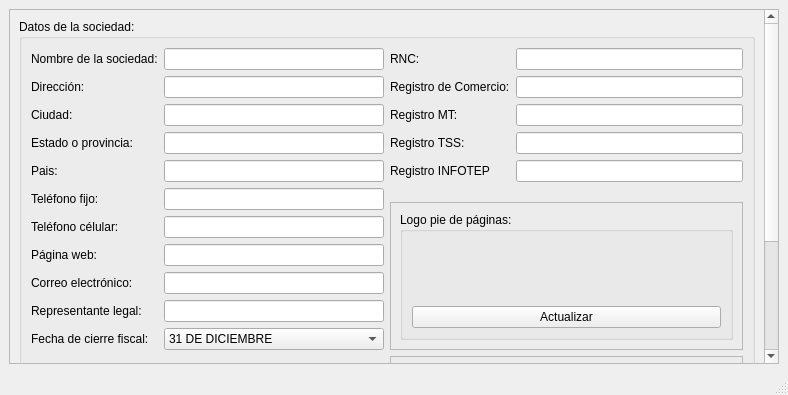
<?xml version="1.0" encoding="UTF-8"?>
<ui version="4.0">
 <class>MainWindow</class>
 <widget class="QMainWindow" name="MainWindow">
  <property name="geometry">
   <rect>
    <x>0</x>
    <y>0</y>
    <width>788</width>
    <height>395</height>
   </rect>
  </property>
  <property name="windowTitle">
   <string>Datos de la sociedad</string>
  </property>
  <widget class="QWidget" name="centralwidget">
   <layout class="QHBoxLayout" name="horizontalLayout">
    <item>
     <widget class="QScrollArea" name="scrollArea">
      <property name="widgetResizable">
       <bool>true</bool>
      </property>
      <widget class="QWidget" name="scrollAreaWidgetContents">
       <property name="geometry">
        <rect>
         <x>0</x>
         <y>0</y>
         <width>761</width>
         <height>405</height>
        </rect>
       </property>
       <layout class="QVBoxLayout" name="verticalLayout_3">
        <item>
         <widget class="QGroupBox" name="groupBox_2">
          <property name="title">
           <string>Datos de la sociedad:</string>
          </property>
          <layout class="QGridLayout" name="gridLayout">
           <item row="0" column="0" rowspan="2">
            <layout class="QFormLayout" name="formLayout">
             <item row="0" column="0">
              <widget class="QLabel" name="label">
               <property name="text">
                <string>Nombre de la sociedad:</string>
               </property>
              </widget>
             </item>
             <item row="0" column="1">
              <widget class="QLineEdit" name="nombre">
               <property name="toolTip">
                <string>&lt;html&gt;&lt;head/&gt;&lt;body&gt;&lt;p&gt;Coloque el nombre de la sociedad o empresa.&lt;/p&gt;&lt;/body&gt;&lt;/html&gt;</string>
               </property>
              </widget>
             </item>
             <item row="1" column="0">
              <widget class="QLabel" name="label_2">
               <property name="text">
                <string>Dirección:</string>
               </property>
              </widget>
             </item>
             <item row="2" column="0">
              <widget class="QLabel" name="label_3">
               <property name="text">
                <string>Ciudad:</string>
               </property>
              </widget>
             </item>
             <item row="3" column="0">
              <widget class="QLabel" name="label_4">
               <property name="text">
                <string>Estado o provincia:</string>
               </property>
              </widget>
             </item>
             <item row="1" column="1">
              <widget class="QLineEdit" name="direccion">
               <property name="toolTip">
                <string>&lt;html&gt;&lt;head/&gt;&lt;body&gt;&lt;p&gt;Escriba la calle, avenida y número de la sociedad o empresa.&lt;/p&gt;&lt;/body&gt;&lt;/html&gt;</string>
               </property>
              </widget>
             </item>
             <item row="2" column="1">
              <widget class="QLineEdit" name="ciudad">
               <property name="toolTip">
                <string>&lt;html&gt;&lt;head/&gt;&lt;body&gt;&lt;p&gt;Escriba la ciudad donde se localiza la empresa o sociedad.&lt;/p&gt;&lt;/body&gt;&lt;/html&gt;</string>
               </property>
              </widget>
             </item>
             <item row="3" column="1">
              <widget class="QLineEdit" name="estado">
               <property name="toolTip">
                <string>&lt;html&gt;&lt;head/&gt;&lt;body&gt;&lt;p&gt;Escriba la provincia o estado donde se localiza la empresa o sociedad.&lt;/p&gt;&lt;/body&gt;&lt;/html&gt;</string>
               </property>
              </widget>
             </item>
             <item row="4" column="0">
              <widget class="QLabel" name="label_5">
               <property name="text">
                <string>Pais:</string>
               </property>
              </widget>
             </item>
             <item row="5" column="0">
              <widget class="QLabel" name="label_6">
               <property name="text">
                <string>Teléfono fijo:</string>
               </property>
              </widget>
             </item>
             <item row="6" column="0">
              <widget class="QLabel" name="label_7">
               <property name="text">
                <string>Teléfono célular:</string>
               </property>
              </widget>
             </item>
             <item row="7" column="0">
              <widget class="QLabel" name="label_8">
               <property name="text">
                <string>Página web:</string>
               </property>
              </widget>
             </item>
             <item row="8" column="0">
              <widget class="QLabel" name="label_9">
               <property name="text">
                <string>Correo electrónico:</string>
               </property>
              </widget>
             </item>
             <item row="4" column="1">
              <widget class="QLineEdit" name="pais">
               <property name="toolTip">
                <string>&lt;html&gt;&lt;head/&gt;&lt;body&gt;&lt;p&gt;Escriba el pais donde se localiza la empresa o sociedad.&lt;/p&gt;&lt;/body&gt;&lt;/html&gt;</string>
               </property>
              </widget>
             </item>
             <item row="5" column="1">
              <widget class="QLineEdit" name="tel_fijo">
               <property name="toolTip">
                <string>&lt;html&gt;&lt;head/&gt;&lt;body&gt;&lt;p&gt;Escriba el número telefónico fijo de la empresa o sociedad.&lt;/p&gt;&lt;/body&gt;&lt;/html&gt;</string>
               </property>
              </widget>
             </item>
             <item row="6" column="1">
              <widget class="QLineEdit" name="tel_cel">
               <property name="toolTip">
                <string>&lt;html&gt;&lt;head/&gt;&lt;body&gt;&lt;p&gt;Escriba el número telefónico fijo de la empresa o sociedad.&lt;/p&gt;&lt;/body&gt;&lt;/html&gt;</string>
               </property>
              </widget>
             </item>
             <item row="7" column="1">
              <widget class="QLineEdit" name="web">
               <property name="toolTip">
                <string>&lt;html&gt;&lt;head/&gt;&lt;body&gt;&lt;p&gt;Escriba la dirección de la página web de la empresa.&lt;/p&gt;&lt;/body&gt;&lt;/html&gt;</string>
               </property>
              </widget>
             </item>
             <item row="8" column="1">
              <widget class="QLineEdit" name="email">
               <property name="toolTip">
                <string>&lt;html&gt;&lt;head/&gt;&lt;body&gt;&lt;p&gt;Escriba la dirección de correo electrónico de la empresa.&lt;/p&gt;&lt;/body&gt;&lt;/html&gt;</string>
               </property>
              </widget>
             </item>
             <item row="9" column="0">
              <widget class="QLabel" name="label_10">
               <property name="text">
                <string>Representante legal:</string>
               </property>
              </widget>
             </item>
             <item row="9" column="1">
              <widget class="QLineEdit" name="rep_legal">
               <property name="toolTip">
                <string>&lt;html&gt;&lt;head/&gt;&lt;body&gt;&lt;p&gt;Indique el nombre del representante legal de la sociedad o empresa.&lt;/p&gt;&lt;/body&gt;&lt;/html&gt;</string>
               </property>
              </widget>
             </item>
             <item row="10" column="0">
              <widget class="QLabel" name="label_16">
               <property name="text">
                <string>Fecha de cierre fiscal:</string>
               </property>
              </widget>
             </item>
             <item row="10" column="1">
              <widget class="QComboBox" name="cierre_fiscal">
               <property name="toolTip">
                <string>&lt;html&gt;&lt;head/&gt;&lt;body&gt;&lt;p&gt;Campo obligatorio. Puede ser editado más adelante.&lt;/p&gt;&lt;p&gt;&lt;span style=&quot; font-weight:600;&quot;&gt;Personas Jurídicas:&lt;/span&gt;&lt;/p&gt;&lt;p&gt;La fecha de cierre de las entidades jurídicas es establecida por el consejo directivo (accionistas) en los estatutos constitutivos de la entidad, observando las disposiciones del Art. 300 el Código Tributario. Las fechas de cierre que la sociedad puede seleccionar son:&lt;/p&gt;&lt;p&gt;-31 de diciembre&lt;/p&gt;&lt;p&gt;-31 de marzo&lt;/p&gt;&lt;p&gt;-30 de junio&lt;/p&gt;&lt;p&gt;-30 de septiembre.&lt;/p&gt;&lt;p&gt;&lt;span style=&quot; font-weight:600;&quot;&gt;Personas físicas y Fideicomisos:&lt;/span&gt;&lt;/p&gt;&lt;p&gt;La fecha de cierre de las personas físicas y fideicomisos es el 31 de diciembre.&lt;/p&gt;&lt;/body&gt;&lt;/html&gt;</string>
               </property>
               <item>
                <property name="text">
                 <string>31 DE DICIEMBRE</string>
                </property>
               </item>
               <item>
                <property name="text">
                 <string>31 DE MARZO</string>
                </property>
               </item>
               <item>
                <property name="text">
                 <string>30 DE JUNIO</string>
                </property>
               </item>
               <item>
                <property name="text">
                 <string>30 DE SEPTIEMBRE</string>
                </property>
               </item>
              </widget>
             </item>
            </layout>
           </item>
           <item row="0" column="1">
            <layout class="QFormLayout" name="formLayout_2">
             <item row="0" column="0">
              <widget class="QLabel" name="label_11">
               <property name="text">
                <string>RNC:</string>
               </property>
              </widget>
             </item>
             <item row="0" column="1">
              <widget class="QLineEdit" name="rnc">
               <property name="toolTip">
                <string>&lt;html&gt;&lt;head/&gt;&lt;body&gt;&lt;p&gt;Escriba el número de RNC asignado por la DGII a la empresa. Sólo números consecutivos por favor.&lt;/p&gt;&lt;/body&gt;&lt;/html&gt;</string>
               </property>
              </widget>
             </item>
             <item row="1" column="0">
              <widget class="QLabel" name="label_12">
               <property name="text">
                <string>Registro de Comercio:</string>
               </property>
              </widget>
             </item>
             <item row="1" column="1">
              <widget class="QLineEdit" name="reg_comercio">
               <property name="toolTip">
                <string>&lt;html&gt;&lt;head/&gt;&lt;body&gt;&lt;p&gt;Escriba número de registro de comercio asignado por la Cámara de comercio a la empresa.&lt;/p&gt;&lt;/body&gt;&lt;/html&gt;</string>
               </property>
              </widget>
             </item>
             <item row="2" column="0">
              <widget class="QLabel" name="label_13">
               <property name="text">
                <string>Registro MT:</string>
               </property>
              </widget>
             </item>
             <item row="2" column="1">
              <widget class="QLineEdit" name="reg_mt">
               <property name="toolTip">
                <string>&lt;html&gt;&lt;head/&gt;&lt;body&gt;&lt;p&gt;Escriba el número de identificación asignado por el Ministerio de Trabajo a la empresa.&lt;/p&gt;&lt;/body&gt;&lt;/html&gt;</string>
               </property>
              </widget>
             </item>
             <item row="3" column="0">
              <widget class="QLabel" name="label_15">
               <property name="text">
                <string>Registro TSS:</string>
               </property>
              </widget>
             </item>
             <item row="3" column="1">
              <widget class="QLineEdit" name="reg_tss">
               <property name="toolTip">
                <string>&lt;html&gt;&lt;head/&gt;&lt;body&gt;&lt;p&gt;Escriba el número de identificación asignado por la Tesorería de la Seguridad Social a la empresa.&lt;/p&gt;&lt;/body&gt;&lt;/html&gt;</string>
               </property>
              </widget>
             </item>
             <item row="4" column="0">
              <widget class="QLabel" name="label_14">
               <property name="text">
                <string>Registro INFOTEP</string>
               </property>
              </widget>
             </item>
             <item row="4" column="1">
              <widget class="QLineEdit" name="reg_infotep">
               <property name="toolTip">
                <string>&lt;html&gt;&lt;head/&gt;&lt;body&gt;&lt;p&gt;Escriba el número de identificación asignado por el INFOTEP a la empresa.&lt;/p&gt;&lt;/body&gt;&lt;/html&gt;</string>
               </property>
              </widget>
             </item>
            </layout>
           </item>
           <item row="1" column="1">
            <widget class="QFrame" name="frame_5">
             <property name="frameShape">
              <enum>QFrame::StyledPanel</enum>
             </property>
             <property name="frameShadow">
              <enum>QFrame::Raised</enum>
             </property>
             <layout class="QVBoxLayout" name="verticalLayout_5">
              <item>
               <widget class="QGroupBox" name="groupBox_3">
                <property name="title">
                 <string>Logo pie de páginas:</string>
                </property>
                <layout class="QVBoxLayout" name="verticalLayout_6">
                 <item>
                  <widget class="QLabel" name="logo_pie">
                   <property name="text">
                    <string/>
                   </property>
                  </widget>
                 </item>
                 <item>
                  <widget class="QPushButton" name="boton_logo_pie">
                   <property name="toolTip">
                    <string>&lt;html&gt;&lt;head/&gt;&lt;body&gt;&lt;p&gt;Precione este botón para cambiar el logo de pie de página de la empresa. Éste logo será el que parecerá en los documentos que usen logo de pie de página, como por ejemplo las cartas de trabajo.&lt;/p&gt;&lt;/body&gt;&lt;/html&gt;</string>
                   </property>
                   <property name="text">
                    <string>Actualizar</string>
                   </property>
                  </widget>
                 </item>
                </layout>
               </widget>
              </item>
             </layout>
            </widget>
           </item>
           <item row="2" column="1">
            <widget class="QFrame" name="frame_4">
             <property name="frameShape">
              <enum>QFrame::StyledPanel</enum>
             </property>
             <property name="frameShadow">
              <enum>QFrame::Raised</enum>
             </property>
             <layout class="QVBoxLayout" name="verticalLayout">
              <item>
               <widget class="QGroupBox" name="groupBox">
                <property name="title">
                 <string>Logo de la empresa:</string>
                </property>
                <layout class="QVBoxLayout" name="verticalLayout_2">
                 <item>
                  <widget class="QLabel" name="logo">
                   <property name="text">
                    <string/>
                   </property>
                  </widget>
                 </item>
                 <item>
                  <widget class="QPushButton" name="boton_logo">
                   <property name="toolTip">
                    <string>&lt;html&gt;&lt;head/&gt;&lt;body&gt;&lt;p&gt;Precione este botón para cambiar el logo de la empresa. Éste logo será el que parecerá en los recibos o volantes de pago.&lt;/p&gt;&lt;/body&gt;&lt;/html&gt;</string>
                   </property>
                   <property name="text">
                    <string>Actualizar</string>
                   </property>
                  </widget>
                 </item>
                </layout>
               </widget>
              </item>
             </layout>
            </widget>
           </item>
          </layout>
         </widget>
        </item>
        <item>
         <widget class="Line" name="line">
          <property name="orientation">
           <enum>Qt::Horizontal</enum>
          </property>
         </widget>
        </item>
        <item>
         <widget class="QFrame" name="frame_2">
          <property name="frameShape">
           <enum>QFrame::StyledPanel</enum>
          </property>
          <property name="frameShadow">
           <enum>QFrame::Raised</enum>
          </property>
          <layout class="QHBoxLayout" name="horizontalLayout_2">
           <item>
            <spacer name="horizontalSpacer_2">
             <property name="orientation">
              <enum>Qt::Horizontal</enum>
             </property>
             <property name="sizeHint" stdset="0">
              <size>
               <width>124</width>
               <height>20</height>
              </size>
             </property>
            </spacer>
           </item>
           <item>
            <widget class="QPushButton" name="aceptar">
             <property name="toolTip">
              <string>&lt;html&gt;&lt;head/&gt;&lt;body&gt;&lt;p&gt;Precione Aceptar para proceder con los cambios.&lt;/p&gt;&lt;/body&gt;&lt;/html&gt;</string>
             </property>
             <property name="text">
              <string>Aceptar</string>
             </property>
            </widget>
           </item>
           <item>
            <spacer name="horizontalSpacer_3">
             <property name="orientation">
              <enum>Qt::Horizontal</enum>
             </property>
             <property name="sizeHint" stdset="0">
              <size>
               <width>123</width>
               <height>20</height>
              </size>
             </property>
            </spacer>
           </item>
           <item>
            <widget class="QPushButton" name="cancelar">
             <property name="toolTip">
              <string>&lt;html&gt;&lt;head/&gt;&lt;body&gt;&lt;p&gt;Precione Cancelar para descartar los cambios.&lt;/p&gt;&lt;/body&gt;&lt;/html&gt;</string>
             </property>
             <property name="text">
              <string>Cancelar</string>
             </property>
            </widget>
           </item>
           <item>
            <spacer name="horizontalSpacer_4">
             <property name="orientation">
              <enum>Qt::Horizontal</enum>
             </property>
             <property name="sizeHint" stdset="0">
              <size>
               <width>124</width>
               <height>20</height>
              </size>
             </property>
            </spacer>
           </item>
          </layout>
         </widget>
        </item>
       </layout>
      </widget>
     </widget>
    </item>
   </layout>
  </widget>
  <widget class="QStatusBar" name="barra"/>
 </widget>
 <resources/>
 <connections/>
</ui>
